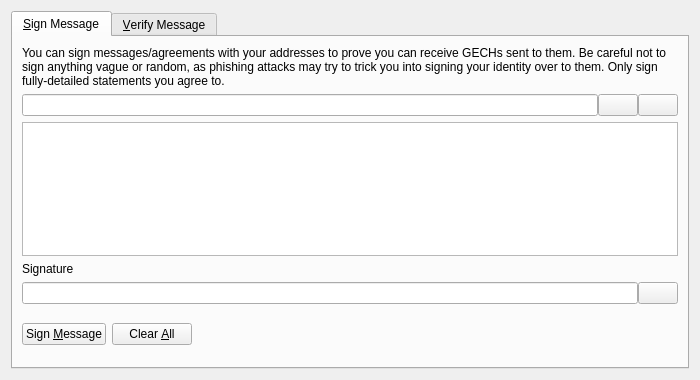
<?xml version="1.0" encoding="UTF-8"?>
<ui version="4.0">
 <class>SignVerifyMessageDialog</class>
 <widget class="QDialog" name="SignVerifyMessageDialog">
  <property name="geometry">
   <rect>
    <x>0</x>
    <y>0</y>
    <width>700</width>
    <height>380</height>
   </rect>
  </property>
  <property name="windowTitle">
   <string>Signatures - Sign / Verify a Message</string>
  </property>
  <property name="modal">
   <bool>true</bool>
  </property>
  <layout class="QVBoxLayout" name="verticalLayout">
   <item>
    <widget class="QTabWidget" name="tabWidget">
     <property name="currentIndex">
      <number>0</number>
     </property>
     <widget class="QWidget" name="tabSignMessage">
      <attribute name="title">
       <string>&amp;Sign Message</string>
      </attribute>
      <layout class="QVBoxLayout" name="verticalLayout_SM">
       <item>
        <widget class="QLabel" name="infoLabel_SM">
         <property name="text">
          <string>You can sign messages/agreements with your addresses to prove you can receive GECHs sent to them. Be careful not to sign anything vague or random, as phishing attacks may try to trick you into signing your identity over to them. Only sign fully-detailed statements you agree to.</string>
         </property>
         <property name="textFormat">
          <enum>Qt::PlainText</enum>
         </property>
         <property name="wordWrap">
          <bool>true</bool>
         </property>
        </widget>
       </item>
       <item>
        <layout class="QHBoxLayout" name="horizontalLayout_1_SM">
         <property name="spacing">
          <number>0</number>
         </property>
         <item>
          <widget class="QValidatedLineEdit" name="addressIn_SM">
           <property name="toolTip">
            <string>The GECH address to sign the message with</string>
           </property>
          </widget>
         </item>
         <item>
          <widget class="QPushButton" name="addressBookButton_SM">
           <property name="toolTip">
            <string>Choose previously used address</string>
           </property>
           <property name="text">
            <string/>
           </property>
           <property name="icon">
            <iconset resource="../bitcoin.qrc">
             <normaloff>:/icons/address-book</normaloff>:/icons/address-book</iconset>
           </property>
           <property name="shortcut">
            <string>Alt+A</string>
           </property>
           <property name="autoDefault">
            <bool>false</bool>
           </property>
          </widget>
         </item>
         <item>
          <widget class="QPushButton" name="pasteButton_SM">
           <property name="toolTip">
            <string>Paste address from clipboard</string>
           </property>
           <property name="text">
            <string/>
           </property>
           <property name="icon">
            <iconset resource="../bitcoin.qrc">
             <normaloff>:/icons/editpaste</normaloff>:/icons/editpaste</iconset>
           </property>
           <property name="shortcut">
            <string>Alt+P</string>
           </property>
           <property name="autoDefault">
            <bool>false</bool>
           </property>
          </widget>
         </item>
        </layout>
       </item>
       <item>
        <widget class="QPlainTextEdit" name="messageIn_SM">
         <property name="toolTip">
          <string>Enter the message you want to sign here</string>
         </property>
        </widget>
       </item>
       <item>
        <widget class="QLabel" name="signatureLabel_SM">
         <property name="text">
          <string>Signature</string>
         </property>
         <property name="textFormat">
          <enum>Qt::PlainText</enum>
         </property>
        </widget>
       </item>
       <item>
        <layout class="QHBoxLayout" name="horizontalLayout_2_SM">
         <property name="spacing">
          <number>0</number>
         </property>
         <item>
          <widget class="QLineEdit" name="signatureOut_SM">
           <property name="font">
            <font>
             <italic>true</italic>
            </font>
           </property>
           <property name="readOnly">
            <bool>true</bool>
           </property>
          </widget>
         </item>
         <item>
          <widget class="QPushButton" name="copySignatureButton_SM">
           <property name="toolTip">
            <string>Copy the current signature to the system clipboard</string>
           </property>
           <property name="text">
            <string/>
           </property>
           <property name="icon">
            <iconset resource="../bitcoin.qrc">
             <normaloff>:/icons/editcopy</normaloff>:/icons/editcopy</iconset>
           </property>
           <property name="autoDefault">
            <bool>false</bool>
           </property>
          </widget>
         </item>
        </layout>
       </item>
       <item>
        <layout class="QHBoxLayout" name="horizontalLayout_3_SM">
         <item>
          <widget class="QPushButton" name="signMessageButton_SM">
           <property name="toolTip">
            <string>Sign the message to prove you own this GECH address</string>
           </property>
           <property name="text">
            <string>Sign &amp;Message</string>
           </property>
           <property name="icon">
            <iconset resource="../bitcoin.qrc">
             <normaloff>:/icons/edit</normaloff>:/icons/edit</iconset>
           </property>
           <property name="autoDefault">
            <bool>false</bool>
           </property>
          </widget>
         </item>
         <item>
          <widget class="QPushButton" name="clearButton_SM">
           <property name="toolTip">
            <string>Reset all sign message fields</string>
           </property>
           <property name="text">
            <string>Clear &amp;All</string>
           </property>
           <property name="icon">
            <iconset resource="../bitcoin.qrc">
             <normaloff>:/icons/remove</normaloff>:/icons/remove</iconset>
           </property>
           <property name="autoDefault">
            <bool>false</bool>
           </property>
          </widget>
         </item>
         <item>
          <spacer name="horizontalSpacer_1_SM">
           <property name="orientation">
            <enum>Qt::Horizontal</enum>
           </property>
           <property name="sizeHint" stdset="0">
            <size>
             <width>40</width>
             <height>48</height>
            </size>
           </property>
          </spacer>
         </item>
         <item>
          <widget class="QLabel" name="statusLabel_SM">
           <property name="font">
            <font>
             <weight>75</weight>
             <bold>true</bold>
            </font>
           </property>
           <property name="text">
            <string/>
           </property>
           <property name="wordWrap">
            <bool>true</bool>
           </property>
          </widget>
         </item>
         <item>
          <spacer name="horizontalSpacer_2_SM">
           <property name="orientation">
            <enum>Qt::Horizontal</enum>
           </property>
           <property name="sizeHint" stdset="0">
            <size>
             <width>40</width>
             <height>48</height>
            </size>
           </property>
          </spacer>
         </item>
        </layout>
       </item>
      </layout>
     </widget>
     <widget class="QWidget" name="tabVerifyMessage">
      <attribute name="title">
       <string>&amp;Verify Message</string>
      </attribute>
      <layout class="QVBoxLayout" name="verticalLayout_VM">
       <item>
        <widget class="QLabel" name="infoLabel_VM">
         <property name="text">
          <string>Enter the receiver's address, message (ensure you copy line breaks, spaces, tabs, etc. exactly) and signature below to verify the message. Be careful not to read more into the signature than what is in the signed message itself, to avoid being tricked by a man-in-the-middle attack. Note that this only proves the signing party receives with the address, it cannot prove sendership of any transaction!</string>
         </property>
         <property name="textFormat">
          <enum>Qt::PlainText</enum>
         </property>
         <property name="alignment">
          <set>Qt::AlignLeading|Qt::AlignLeft|Qt::AlignTop</set>
         </property>
         <property name="wordWrap">
          <bool>true</bool>
         </property>
        </widget>
       </item>
       <item>
        <layout class="QHBoxLayout" name="horizontalLayout_1_VM">
         <property name="spacing">
          <number>0</number>
         </property>
         <item>
          <widget class="QValidatedLineEdit" name="addressIn_VM">
           <property name="toolTip">
            <string>The GECH address the message was signed with</string>
           </property>
          </widget>
         </item>
         <item>
          <widget class="QPushButton" name="addressBookButton_VM">
           <property name="toolTip">
            <string>Choose previously used address</string>
           </property>
           <property name="text">
            <string/>
           </property>
           <property name="icon">
            <iconset resource="../bitcoin.qrc">
             <normaloff>:/icons/address-book</normaloff>:/icons/address-book</iconset>
           </property>
           <property name="shortcut">
            <string>Alt+A</string>
           </property>
           <property name="autoDefault">
            <bool>false</bool>
           </property>
          </widget>
         </item>
        </layout>
       </item>
       <item>
        <widget class="QPlainTextEdit" name="messageIn_VM"/>
       </item>
       <item>
        <widget class="QValidatedLineEdit" name="signatureIn_VM"/>
       </item>
       <item>
        <layout class="QHBoxLayout" name="horizontalLayout_2_VM">
         <item>
          <widget class="QPushButton" name="verifyMessageButton_VM">
           <property name="toolTip">
            <string>Verify the message to ensure it was signed with the specified GECH address</string>
           </property>
           <property name="text">
            <string>Verify &amp;Message</string>
           </property>
           <property name="icon">
            <iconset resource="../bitcoin.qrc">
             <normaloff>:/icons/transaction_0</normaloff>:/icons/transaction_0</iconset>
           </property>
           <property name="autoDefault">
            <bool>false</bool>
           </property>
          </widget>
         </item>
         <item>
          <widget class="QPushButton" name="clearButton_VM">
           <property name="toolTip">
            <string>Reset all verify message fields</string>
           </property>
           <property name="text">
            <string>Clear &amp;All</string>
           </property>
           <property name="icon">
            <iconset resource="../bitcoin.qrc">
             <normaloff>:/icons/remove</normaloff>:/icons/remove</iconset>
           </property>
           <property name="autoDefault">
            <bool>false</bool>
           </property>
          </widget>
         </item>
         <item>
          <spacer name="horizontalSpacer_1_VM">
           <property name="orientation">
            <enum>Qt::Horizontal</enum>
           </property>
           <property name="sizeHint" stdset="0">
            <size>
             <width>40</width>
             <height>48</height>
            </size>
           </property>
          </spacer>
         </item>
         <item>
          <widget class="QLabel" name="statusLabel_VM">
           <property name="font">
            <font>
             <weight>75</weight>
             <bold>true</bold>
            </font>
           </property>
           <property name="text">
            <string/>
           </property>
           <property name="wordWrap">
            <bool>true</bool>
           </property>
          </widget>
         </item>
         <item>
          <spacer name="horizontalSpacer_2_VM">
           <property name="orientation">
            <enum>Qt::Horizontal</enum>
           </property>
           <property name="sizeHint" stdset="0">
            <size>
             <width>40</width>
             <height>48</height>
            </size>
           </property>
          </spacer>
         </item>
        </layout>
       </item>
      </layout>
     </widget>
    </widget>
   </item>
  </layout>
 </widget>
 <customwidgets>
  <customwidget>
   <class>QValidatedLineEdit</class>
   <extends>QLineEdit</extends>
   <header>qvalidatedlineedit.h</header>
  </customwidget>
 </customwidgets>
 <resources>
  <include location="../bitcoin.qrc"/>
 </resources>
 <connections/>
</ui>
